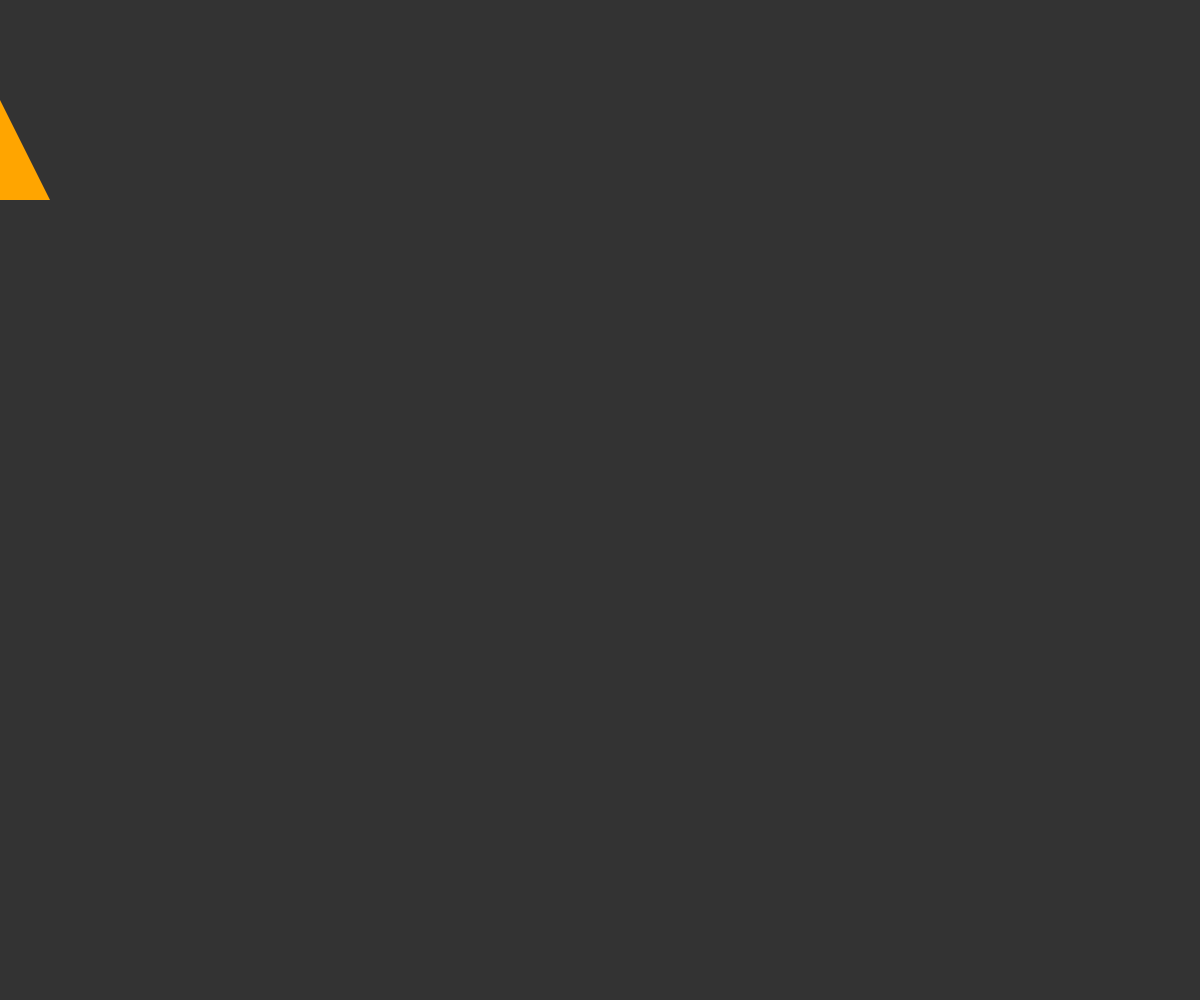
Frame 1 (no input)
Frame 60 (no input): identical to frame 1, image omitted
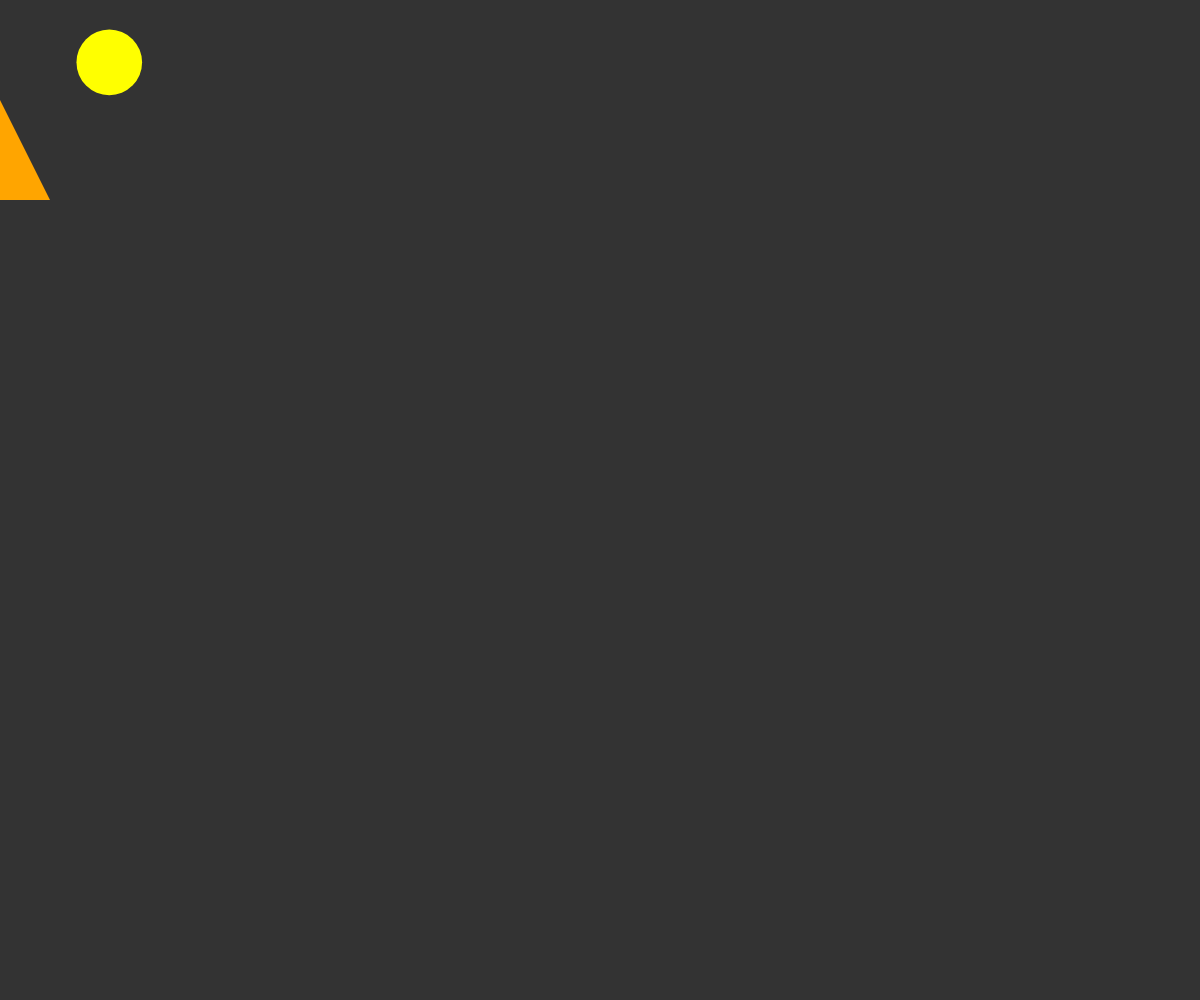
Frame 120 (the mouse pressed at the canvas centre since frame 60)

The p5.js sketch that drew these frames (run headless with seeded random() and noise() and a simulated clock; from frame 60 on, the mouse is pressed at the canvas centre):

// p5.js sketch
// ── sketch.js
/*
	mmp 310 week 9
	spaceship object
*/

var spaceship = { 
	x: 0, 
	y: 100,
	size: 50,
	speed: 10,
	display: function () {
		fill('orange');
		triangle(
			this.x, this.y, 
			this.x - this.size, this.y + this.size * 2, 
			this.x + this.size, this.y + this.size * 2
		);
	},
	update: function () {
		if (keyIsDown(RIGHT_ARROW)) {
			this.x += this.speed;
		}
	
		if (keyIsDown(LEFT_ARROW)) {
			this.x -= this.speed;
		}
        
        if (keyIsDown(DOWN_ARROW)) {
			this.y += this.speed;
		}
        
         if (keyIsDown(UP_ARROW)) {
			this.y -= this.speed;
		}
	}
};

var asteroids =[];

function setup() {
	createCanvas(windowWidth, windowHeight);
	noStroke();
}

function draw() {
	background(51);
    if (random(100)>99){
    asteroids.push(new Asteroid());
    
    }
	
	spaceship.display();
	spaceship.update();
    
    for (let i = 0; i < asteroids.length; i++) {
		asteroids[i].display();
		asteroids[i].update();
		asteroids[i].collide();
	}
}








// ── asteroid.js
/*
	asteroid class
*/

class Asteroid {
	constructor() {
		this.x = random(width);
		this.y = -100;
		this.size = random (75,50);
		this.speed = {
			x: random(-1, 1),
			y: random(5)
		};
	}
	
	display() {
		fill('yellow');
		noStroke();
		ellipse(this.x, this.y, this.size);
	}
	
	update() {
		this.x += this.speed.x;
		this.y += this.speed.y;
	}
	
	collide() {
		var d = dist(this.x, this.y, spaceship.x, spaceship.y);
		if (d < this.size / 2) {
			textSize(80);
			textAlign(CENTER, CENTER);
			fill('red');
			text("GAME OVER", width/2, height/2);
			noLoop();	
		}
	}
}
